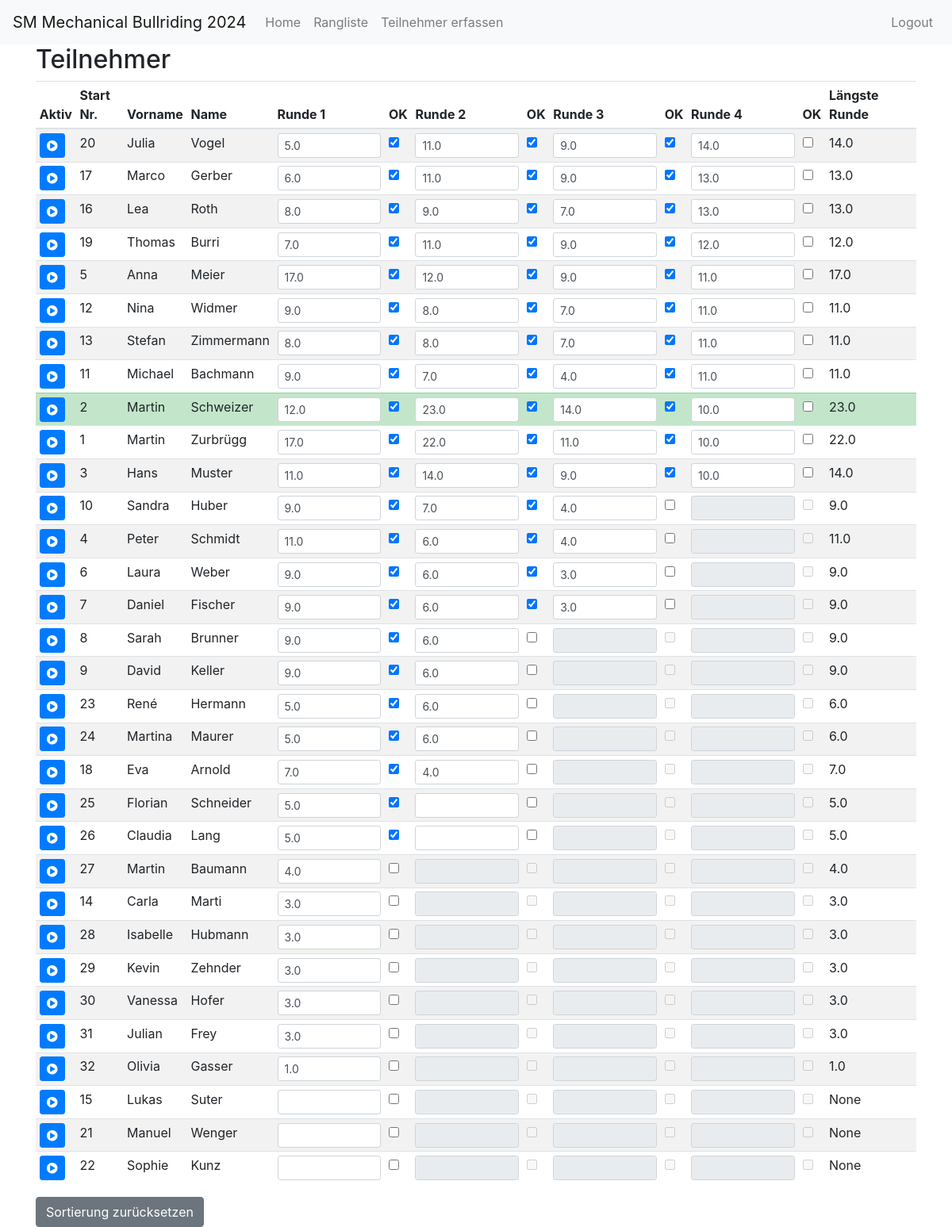
The app's page /index (signed in) with its own data.
### app/models.py (models this page shows)
class Participant(db.Model):
    id = db.Column(db.Integer, primary_key=True)
    active = db.Column(db.Boolean, default=False)
    start_nr = db.Column(db.Integer, nullable=True, unique=True)
    first_name = db.Column(db.String(64), nullable=False)
    last_name = db.Column(db.String(64), nullable=False)
    address = db.Column(db.String(128), nullable=False)
    postal_code = db.Column(db.String(10), nullable=False)
    city = db.Column(db.String(64), nullable=False)
    email = db.Column(db.String(120), nullable=True)
    phone = db.Column(db.String(20), nullable=True)
    time1 = db.Column(db.Float, nullable=True)
    time2 = db.Column(db.Float, nullable=True)
    time3 = db.Column(db.Float, nullable=True)
    time4 = db.Column(db.Float, nullable=True)
    time5 = db.Column(db.Float, nullable=True)
    time6 = db.Column(db.Float, nullable=True)
    round1_passed = db.Column(db.Boolean, default=False)
    round2_passed = db.Column(db.Boolean, default=False)
    round3_passed = db.Column(db.Boolean, default=False)
    round4_passed = db.Column(db.Boolean, default=False)
    round5_passed = db.Column(db.Boolean, default=False)
    @property
    def longest_time(self):
        times = [t for t in [self.time1, self.time2, self.time3, self.time4, self.time5] if t is not None]
        return max(times) if times else None

### app/routes.py (the view)
@bp.route('/')
@bp.route('/index')
@login_required
def index():
    participants = Participant.query.all() if current_user.is_authenticated else []
    participants.sort(key=lambda p: (
        p.time6 if p.time6 is not None else float('-inf'),
        p.time5 if p.time5 is not None else float('-inf'),
        p.time4 if p.time4 is not None else float('-inf'),
        p.time3 if p.time3 is not None else float('-inf'),
        p.time2 if p.time2 is not None else float('-inf'),
        p.time1 if p.time1 is not None else float('-inf')
    ), reverse=True)
    if participants is None:
        flash('Keine Teilnemer gefunden')
        form = ParticipantForm()
        return render_template('participant.html', title='Add Participant', form=form)
    current_round = request.args.get('current_round', default=None, type=int)
    if current_round is None:
        current_round = get_current_round(participants)
    return render_template(
        'index.html',
        title='Home',
        participants=participants,
        round1_passed=check_round_passed(participants, 1),
        round2_passed=check_round_passed(participants, 2),
        round3_passed=check_round_passed(participants, 3),
        round4_passed=check_round_passed(participants, 4),
        round5_passed=check_round_passed(participants, 5),
        current_round=current_round
    )

### app/models.py (called while the page is built)
@login.user_loader
def load_user(id):
    return User.query.get(int(id))

### app/routes.py (called while the page is built)
def check_round_passed(participants, round_number):
    if round_number == 1:
        return any(participant.round1_passed for participant in participants)
    elif round_number == 2:
        return any(participant.round2_passed for participant in participants)
    elif round_number == 3:
        return any(participant.round3_passed for participant in participants)
    elif round_number == 4:
        return any(participant.round4_passed for participant in participants)
    elif round_number == 5:
        return any(participant.round5_passed for participant in participants)
    return False

def get_current_round(participants):
    if not check_round_passed(participants, 1):
        return 1
    elif not check_round_passed(participants, 2):
        return 2
    elif not check_round_passed(participants, 3):
        return 3
    elif not check_round_passed(participants, 4):
        return 4
    elif not check_round_passed(participants, 5):
        return 5
    else:
        return 6

### app/templates/index.html (shortened to what this page needs)
{% extends "base.html" %}
{% block content %}
  {% if current_user.is_authenticated %}
  <h2>Teilnehmer</h2>
  <form method="POST" action="{{ url_for('main.update_times_bulk') }}" class="update-form">
    <table class="table table-striped table-sm" id="participantsTable">
      <thead>
        <tr>
          <th>Aktiv</th>
          <th onclick="sortTable(1)">Start Nr.</th>
          <th onclick="sortTable(2)">Vorname</th>
          <th onclick="sortTable(3)">Name</th>
          <th onclick="sortTable(4)">Runde 1</th>
          <th onclick="sortTable(5)">OK</th>
          {% if current_round > 1 %}
            <th onclick="sortTable(6)">Runde 2</th>
            <th onclick="sortTable(7)">OK</th>
          {% endif %}
          {% if current_round > 2 %}
            <th onclick="sortTable(8)">Runde 3</th>
            <th onclick="sortTable(9)">OK</th>
          {% endif %}
          {% if current_round > 3 %}
            <th onclick="sortTable(10)">Runde 4</th>
            <th onclick="sortTable(11)">OK</th>
          {% endif %}
          <th onclick="sortTable(16)">Längste Runde</th>
          <th></th>
          <th></th>
        </tr>
      </thead>
      <tbody>
        {% for participant in participants %}
          <tr class="{% if participant.active %}table-success{% endif %}">
            <td>
              <form method="POST" action="{{ url_for('main.set_active', id=participant.id) }}">
                <button type="submit" class="btn btn-primary btn-sm">
                  <i class="fas fa-play-circle"></i>
                </button>
              </form>
            </td>
            <td>{{ participant.start_nr }}</td>
            <td>{{ participant.first_name }}</td>
            <td>{{ participant.last_name }}</td>
            <td>
              <input type="text" name="time1_{{ participant.id }}" value="{{ participant.time1 or '' }}" class="form-control form-control-sm" onkeydown="submitAndFocusNext(event, this)">
            </td>
            <td>
              <input type="checkbox" name="round1_passed_{{ participant.id }}" {% if participant.round1_passed %}checked{% endif %} onclick="submitCheckbox(this)">
            </td>
            {% if current_round > 1 %}
              <td>
                <input type="text" name="time2_{{ participant.id }}" value="{{ participant.time2 or '' }}" class="form-control form-control-sm" onkeydown="submitAndFocusNext(event, this)" {% if not participant.round1_passed %}disabled{% endif %}>
              </td>
              <td>
                <input type="checkbox" name="round2_passed_{{ participant.id }}" {% if participant.round2_passed %}checked{% endif %} onclick="submitCheckbox(this)" {% if not participant.round1_passed %}disabled{% endif %}>
              </td>
            {% endif %}
            {% if current_round > 2 %}
              <td>
                <input type="text" name="time3_{{ participant.id }}" value="{{ participant.time3 or '' }}" class="form-control form-control-sm" onkeydown="submitAndFocusNext(event, this)" {% if not participant.round2_passed %}disabled{% endif %}>
              </td>
              <td>
                <input type="checkbox" name="round3_passed_{{ participant.id }}" {% if participant.round3_passed %}checked{% endif %} onclick="submitCheckbox(this)" {% if not participant.round2_passed %}disabled{% endif %}>
              </td>
            {% endif %}
            {% if current_round > 3 %}
              <td>
                <input type="text" name="time4_{{ participant.id }}" value="{{ participant.time4 or '' }}" class="form-control form-control-sm" onkeydown="submitAndFocusNext(event, this)" {% if not participant.round3_passed %}disabled{% endif %}>
              </td>
              <td>
                <input type="checkbox" name="round4_passed_{{ participant.id }}" {% if participant.round4_passed %}checked{% endif %} onclick="submitCheckbox(this)" {% if not participant.round3_passed %}disabled{% endif %}>
              </td>
            {% endif %}
            <td>{{ participant.longest_time }}</td>
            <td></td>
            <td></td>
          </tr>
        {% endfor %}
      </tbody>
    </table>
    <button type="button" onclick="resetSorting()" class="btn btn-secondary">Sortierung zurücksetzen</button>
  </form>
  {% else %}
    <p>Please Login!</p>
  {% endif %}
{% endblock %}

### app/templates/base.html (shortened to what this page needs)
<!doctype html>
<html lang="en">
  <head>
    <link href="https://stackpath.bootstrapcdn.com/bootstrap/4.5.2/css/bootstrap.min.css" rel="stylesheet">
    <link href="https://cdnjs.cloudflare.com/ajax/libs/font-awesome/5.15.1/css/all.min.css" rel="stylesheet">
  </head>
  <body>
    <nav class="navbar navbar-expand-md navbar-light bg-light">
      <a class="navbar-brand" href="{{ url_for('main.index') }}">SM Mechanical Bullriding 2024</a>
      <div class="collapse navbar-collapse" id="navbarCollapse">
        <ul class="navbar-nav mr-auto">
          <li class="nav-item">
            <a class="nav-link" href="{{ url_for('main.index') }}">Home</a>
          </li>
          <li class="nav-item">
            <a class="nav-link" href="{{ url_for('main.ranking') }}">Rangliste</a>
          </li>
          {% if current_user.is_authenticated %}
            <li class="nav-item">
              <a class="nav-link" href="{{ url_for('main.participant') }}">Teilnehmer erfassen</a>
            </li>
          {% endif %}
        </ul>
        <ul class="navbar-nav ml-auto">
          {% if current_user.is_authenticated %}
            <li class="nav-item">
              <a class="nav-link" href="{{ url_for('main.logout') }}">Logout</a>
            </li>
          {% else %}
            <li class="nav-item">
              <a class="nav-link" href="{{ url_for('main.login') }}">Login</a>
            </li>
          {% endif %}
        </ul>
      </div>
    </nav>
    <div class="container">
      {% block content %}{% endblock %}
    </div>
  </body>
</html>

### records on screen
Participant: start_nr "20", first_name "Julia", last_name "Vogel", time1 "5.0", round1_passed "☑", time2 "11.0", time3 "9.0", round2_passed "☑", time4 "14.0", longest_time "14.0"
Participant: start_nr "17", first_name "Marco", last_name "Gerber", time1 "6.0", round1_passed "☑", time2 "11.0", time3 "9.0", round2_passed "☑", time4 "13.0", longest_time "13.0"
Participant: start_nr "16", first_name "Lea", last_name "Roth", time1 "8.0", round1_passed "☑", time2 "9.0", time3 "7.0", round2_passed "☑", time4 "13.0", longest_time "13.0"
Participant: start_nr "19", first_name "Thomas", last_name "Burri", time1 "7.0", round1_passed "☑", time2 "11.0", time3 "9.0", round2_passed "☑", time4 "12.0", longest_time "12.0"
Participant: start_nr "5", first_name "Anna", last_name "Meier", time1 "17.0", round1_passed "☑", time2 "12.0", time3 "9.0", round2_passed "☑", time4 "11.0", longest_time "17.0"
Participant: start_nr "12", first_name "Nina", last_name "Widmer", time1 "9.0", round1_passed "☑", time2 "8.0", time3 "7.0", round2_passed "☑", time4 "11.0", longest_time "11.0"
Participant: start_nr "13", first_name "Stefan", last_name "Zimmermann", time1 "8.0", round1_passed "☑", time2 "8.0", time3 "7.0", round2_passed "☑", time4 "11.0", longest_time "11.0"
Participant: start_nr "11", first_name "Michael", last_name "Bachmann", time1 "9.0", round1_passed "☑", time2 "7.0", time3 "4.0", round2_passed "☑", time4 "11.0", longest_time "11.0"
Participant: start_nr "2", first_name "Martin", last_name "Schweizer", time1 "12.0", round1_passed "☑", time2 "23.0", time3 "14.0", round2_passed "☑", time4 "10.0", longest_time "23.0"
Participant: start_nr "1", first_name "Martin", last_name "Zurbrügg", time1 "17.0", round1_passed "☑", time2 "22.0", time3 "11.0", round2_passed "☑", time4 "10.0", longest_time "22.0"
Participant: start_nr "3", first_name "Hans", last_name "Muster", time1 "11.0", round1_passed "☑", time2 "14.0", time3 "9.0", round2_passed "☑", time4 "10.0", longest_time "14.0"
Participant: start_nr "10", first_name "Sandra", last_name "Huber", time1 "9.0", round1_passed "☑", time2 "7.0", time3 "4.0", longest_time "9.0"
Participant: start_nr "4", first_name "Peter", last_name "Schmidt", time1 "11.0", round1_passed "☑", time2 "6.0", time3 "4.0", longest_time "11.0"
Participant: start_nr "6", first_name "Laura", last_name "Weber", time1 "9.0", round1_passed "☑", time2 "6.0", time3 "3.0", longest_time "9.0"
Participant: start_nr "7", first_name "Daniel", last_name "Fischer", time1 "9.0", round1_passed "☑", time2 "6.0", time3 "3.0", longest_time "9.0"
Participant: start_nr "8", first_name "Sarah", last_name "Brunner", time1 "9.0", round1_passed "☑", time2 "6.0", longest_time "9.0"
Participant: start_nr "9", first_name "David", last_name "Keller", time1 "9.0", round1_passed "☑", time2 "6.0", longest_time "9.0"
Participant: start_nr "23", first_name "René", last_name "Hermann", time1 "5.0", round1_passed "☑", time2 "6.0", longest_time "6.0"
Participant: start_nr "24", first_name "Martina", last_name "Maurer", time1 "5.0", round1_passed "☑", time2 "6.0", longest_time "6.0"
Participant: start_nr "18", first_name "Eva", last_name "Arnold", time1 "7.0", round1_passed "☑", time2 "4.0", longest_time "7.0"
Participant: start_nr "25", first_name "Florian", last_name "Schneider", time1 "5.0", round1_passed "☑", longest_time "5.0"
Participant: start_nr "26", first_name "Claudia", last_name "Lang", time1 "5.0", round1_passed "☑", longest_time "5.0"
Participant: start_nr "27", first_name "Martin", last_name "Baumann", time1 "4.0", longest_time "4.0"
Participant: start_nr "14", first_name "Carla", last_name "Marti", time1 "3.0", longest_time "3.0"
Participant: start_nr "28", first_name "Isabelle", last_name "Hubmann", time1 "3.0", longest_time "3.0"
Participant: start_nr "29", first_name "Kevin", last_name "Zehnder", time1 "3.0", longest_time "3.0"
Participant: start_nr "30", first_name "Vanessa", last_name "Hofer", time1 "3.0", longest_time "3.0"
Participant: start_nr "31", first_name "Julian", last_name "Frey", time1 "3.0", longest_time "3.0"
Participant: start_nr "32", first_name "Olivia", last_name "Gasser", time1 "1.0", longest_time "1.0"
Participant: start_nr "15", first_name "Lukas", last_name "Suter", longest_time "None"
Participant: start_nr "21", first_name "Manuel", last_name "Wenger", longest_time "None"
Participant: start_nr "22", first_name "Sophie", last_name "Kunz", longest_time "None"
